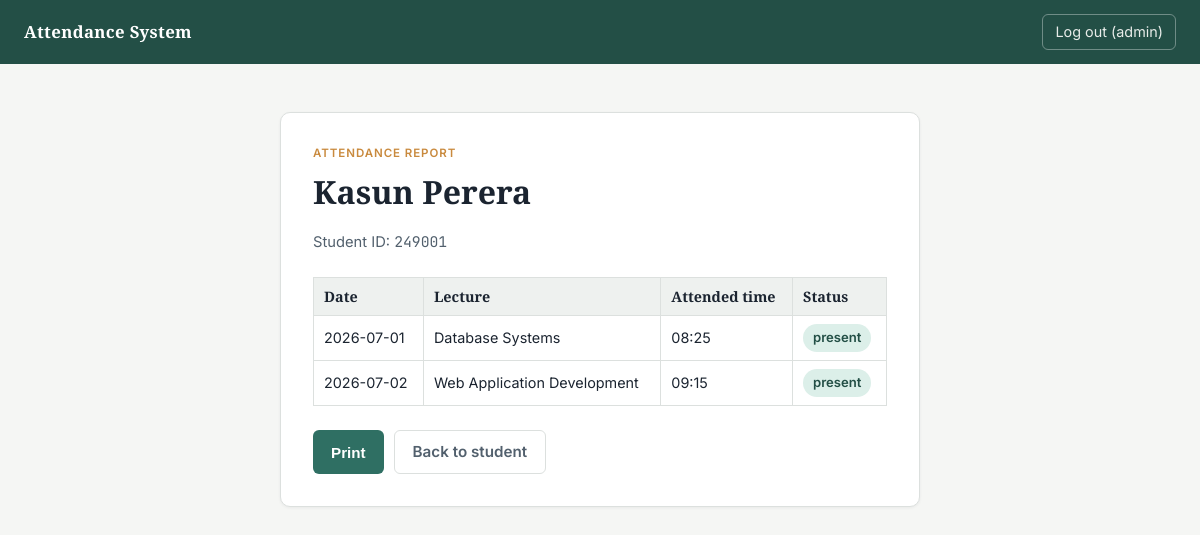
The page /report/249001 (signed in) on the database as committed earlier.
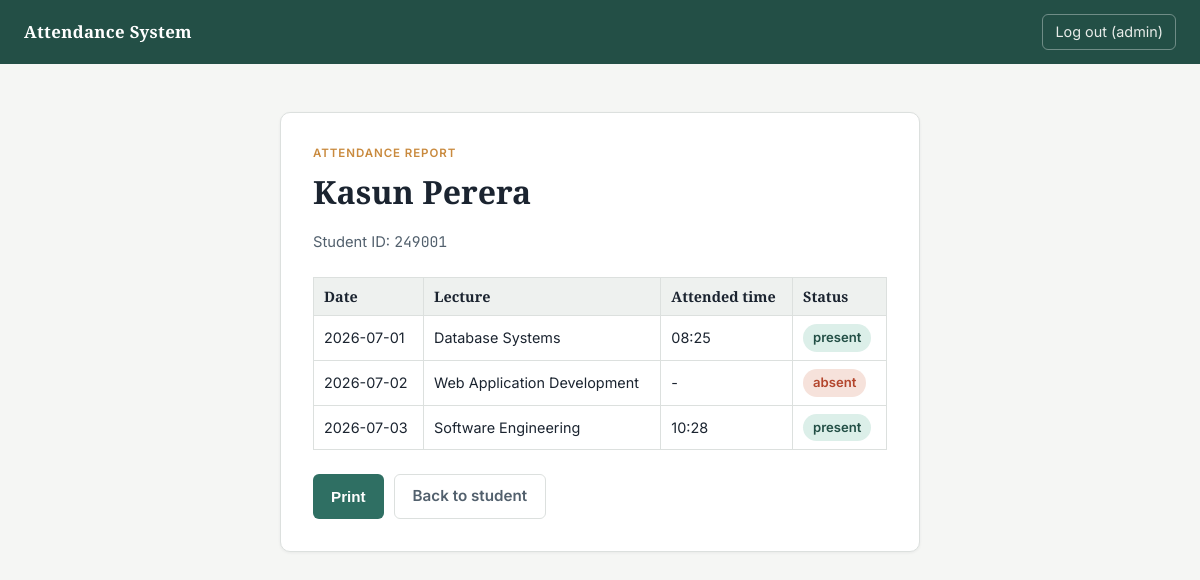
The same page on the database as committed later.
### tables this page shows
CREATE TABLE student (
    stId INTEGER NOT NULL PRIMARY KEY,
    stName VARCHAR(50) NOT NULL
);

CREATE TABLE attendance (
    id INTEGER PRIMARY KEY AUTOINCREMENT,
    stId INTEGER NOT NULL,
    lecId INTEGER NOT NULL,
    attendedTime TIME,
    status VARCHAR(10) NOT NULL DEFAULT 'absent',
    FOREIGN KEY (stId) REFERENCES student(stId),
    FOREIGN KEY (lecId) REFERENCES lecture(lecId)
);

CREATE TABLE lecture (
    lecId INTEGER NOT NULL PRIMARY KEY AUTOINCREMENT,
    lecDate DATE NOT NULL,
    startTime TIME NOT NULL,
    endTime TIME NOT NULL,
    lecTitle VARCHAR(100)
);

### app.py (the view)
@app.route("/report/<int:st_id>")
@login_required
def report(st_id):
    conn = get_db()
    student = conn.execute(
        "SELECT * FROM student WHERE stId = ?", (st_id,)
    ).fetchone()
    records = conn.execute(
        """
        SELECT a.*, l.lecDate, l.lecTitle
        FROM attendance a
        JOIN lecture l ON a.lecId = l.lecId
        WHERE a.stId = ?
        ORDER BY l.lecDate ASC
        """,
        (st_id,),
    ).fetchall()
    conn.close()
    return render_template("report.html", student=student, records=records)

### app.py (called while the page is built)
def get_db():
    conn = sqlite3.connect(DB_NAME)
    conn.row_factory = sqlite3.Row
    return conn

def login_required(f):
    @wraps(f)
    def wrapper(*args, **kwargs):
        if "user" not in session:
            flash("Please log in first.")
            return redirect(url_for("login"))
        return f(*args, **kwargs)
    return wrapper

### templates/report.html (shortened to what this page needs)
{% extends "base.html" %}
{% block card_size %}wide{% endblock %}
{% block content %}
<div class="eyebrow">Attendance report</div>
<h1>{{ student['stName'] }}</h1>
<p class="subtitle">Student ID: <span class="mono">{{ student['stId'] }}</span></p>
<table class="report-table">
  <tr>
    <th>Date</th>
    <th>Lecture</th>
    <th>Attended time</th>
    <th>Status</th>
  </tr>
  {% for row in records %}
  <tr>
    <td>{{ row['lecDate'] }}</td>
    <td>{{ row['lecTitle'] }}</td>
    <td>{{ row['attendedTime'] or '-' }}</td>
    <td>
      {% if row['status'] == 'present' %}
        <span class="badge present">present</span>
      {% else %}
        <span class="badge absent">absent</span>
      {% endif %}
    </td>
  </tr>
  {% endfor %}
</table>
<div class="actions no-print">
  <button type="button" class="btn btn-primary" onclick="window.print()">Print</button>
  <a class="btn btn-ghost" href="{{ url_for('student_info', st_id=student['stId']) }}">Back to student</a>
</div>
{% endblock %}

### templates/base.html (shortened to what this page needs)
<!DOCTYPE html>
<html lang="en">
<head>
<link rel="stylesheet" href="{{ url_for('static', filename='css/style.css') }}">
</head>
<body>
{% if session.user %}
<div class="topnav">
  <div class="brand">Attendance System</div>
  <a class="logout" href="{{ url_for('logout') }}">Log out ({{ session.user }})</a>
</div>
{% endif %}
<div class="page">
  <div class="card {% block card_size %}{% endblock %}">
    {% block content %}{% endblock %}
  </div>
</div>
</body>
</html>

### static/css/style.css (style rules this page uses)
:root { --bg: #f5f6f4; --surface: #ffffff; --ink: #1b2430; --ink-soft: #52606d; --primary: #2f6f63; --primary-dark: #234f46; --accent: #c98a3e; --danger: #b3452c; --border: #dce0de; --radius: 10px; }
* { box-sizing: border-box; }
body { margin: 0; min-height: 100vh; background: var(--bg); color: var(--ink); font-family: "Inter", system-ui, -apple-system, "Segoe UI", Roboto, Arial, sans-serif; font-size: 16px; line-height: 1.5; }
h1, h2, h3 { font-family: "Source Serif 4", Georgia, "Times New Roman", serif; font-weight: 600; margin: 0 0 0.4em 0; color: var(--ink); }
code, .mono, input.mono { font-family: "JetBrains Mono", "SFMono-Regular", Consolas, monospace; }
a { color: var(--primary-dark); }
.topnav { display: flex; align-items: center; justify-content: space-between; padding: 14px 24px; background: var(--primary-dark); color: #fff; }
.topnav .brand { font-family: "Source Serif 4", Georgia, serif; font-weight: 600; font-size: 1.05rem; letter-spacing: 0.02em; }
.topnav a.logout { color: #e8ece9; text-decoration: none; font-size: 0.9rem; border: 1px solid rgba(255,255,255,0.35); padding: 6px 12px; border-radius: 6px; }
.page { display: flex; justify-content: center; padding: 48px 20px; }
.card { width: 100%; max-width: 420px; background: var(--surface); border: 1px solid var(--border); border-radius: var(--radius); padding: 32px; box-shadow: 0 1px 3px rgba(27, 36, 48, 0.06); }
.card.wide { max-width: 640px; }
.eyebrow { text-transform: uppercase; letter-spacing: 0.08em; font-size: 0.72rem; color: var(--accent); font-weight: 600; margin-bottom: 6px; }
.subtitle { color: var(--ink-soft); font-size: 0.92rem; margin-bottom: 24px; }
.actions { display: flex; gap: 10px; margin-top: 24px; }
button, .btn { appearance: none; border: none; padding: 10px 18px; border-radius: 6px; font-size: 0.95rem; font-weight: 600; cursor: pointer; text-decoration: none; display: inline-block; text-align: center; }
.btn-primary { background: var(--primary); color: #fff; }
.btn-ghost { background: transparent; color: var(--ink-soft); border: 1px solid var(--border); }
.badge { display: inline-block; padding: 4px 10px; border-radius: 999px; font-size: 0.82rem; font-weight: 600; }
.badge.present { background: #dcefe9; color: var(--primary-dark); }
.badge.absent { background: #f6e2db; color: var(--danger); }

### templates/report.html (style rules this page uses)
table.report-table { width: 100%; border-collapse: collapse; margin-top: 12px; }
table.report-table th, table.report-table td { border: 1px solid var(--border); padding: 8px 10px; text-align: left; font-size: 0.9rem; }
table.report-table th { background: #eef1ef; font-family: "Source Serif 4", Georgia, serif; }

Rows that differ between the two databases and show on the page:
changed attendance "Web Application Development": attendedTime "09:15" → "-"; status "present" → "absent"
added attendance: lecDate "2026-07-03", lecTitle "Software Engineering", attendedTime "10:28", status "present"
